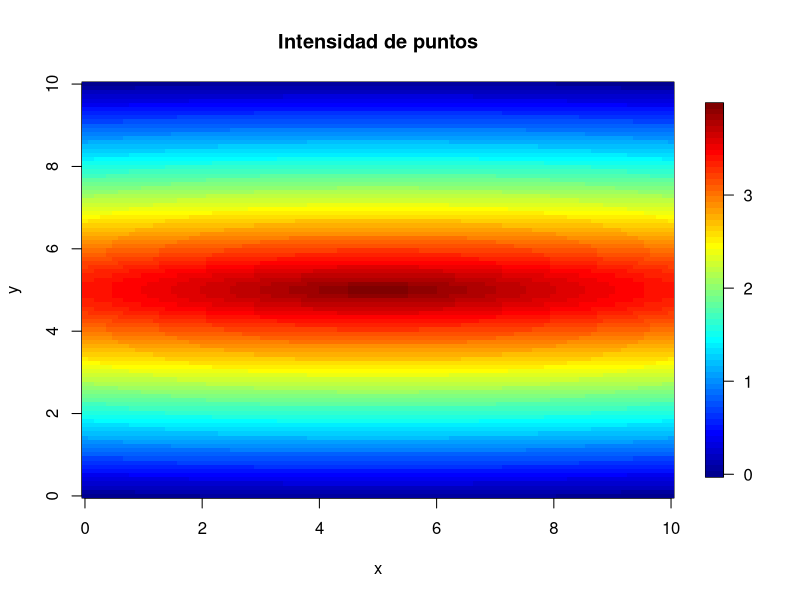
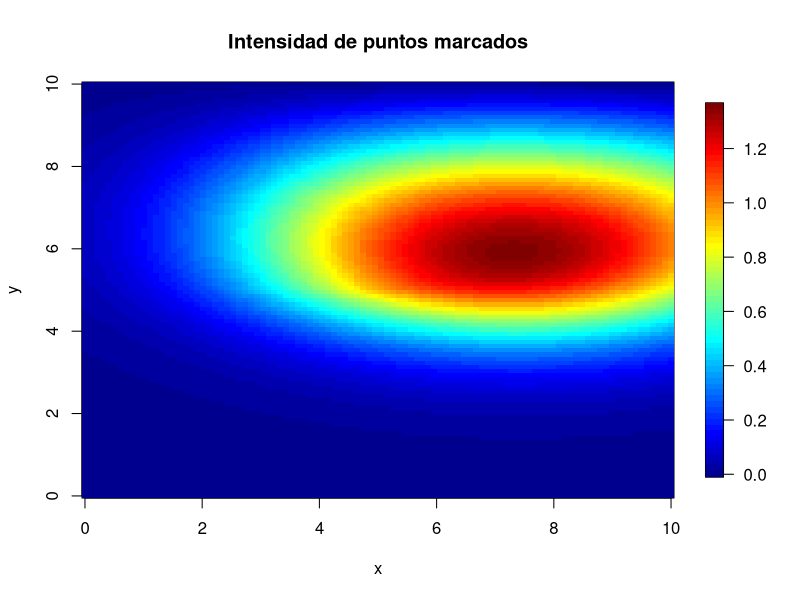
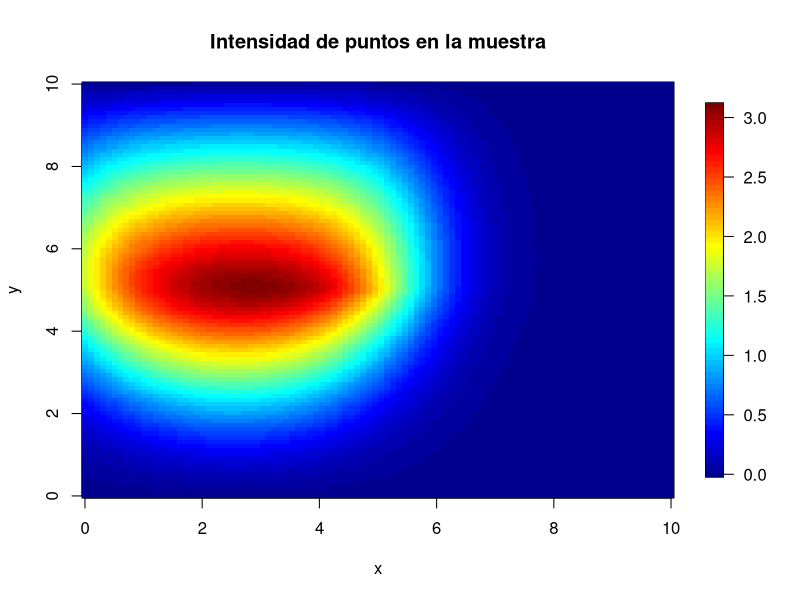
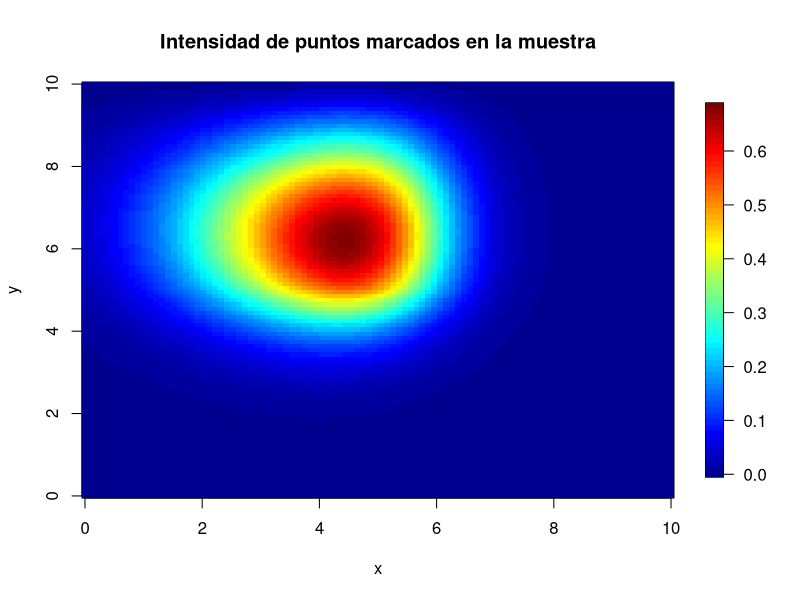
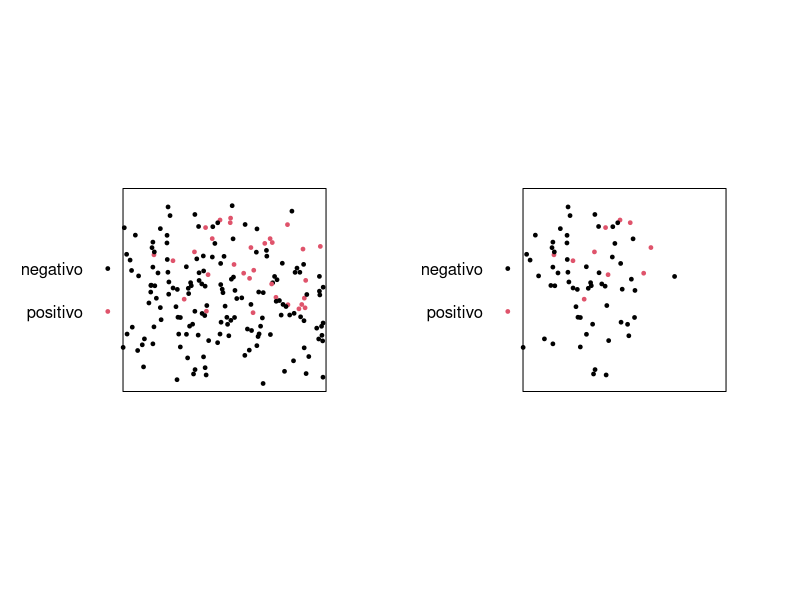
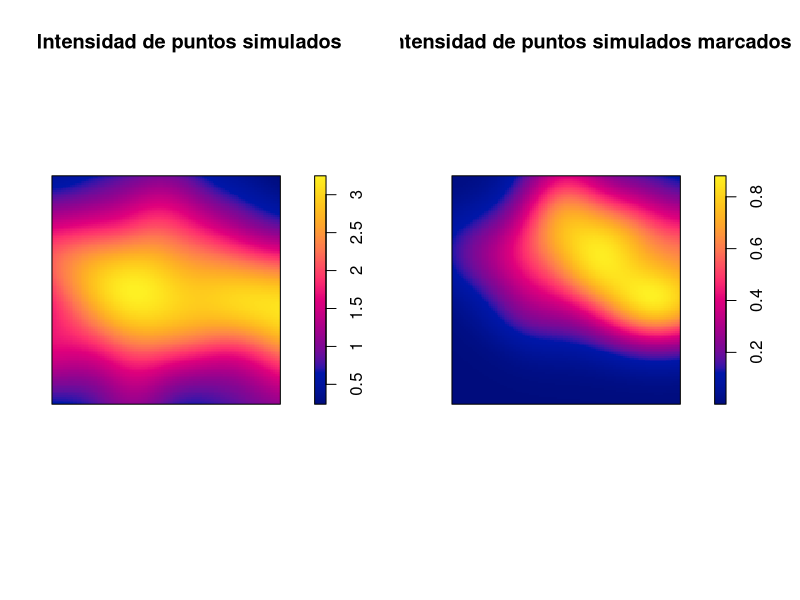
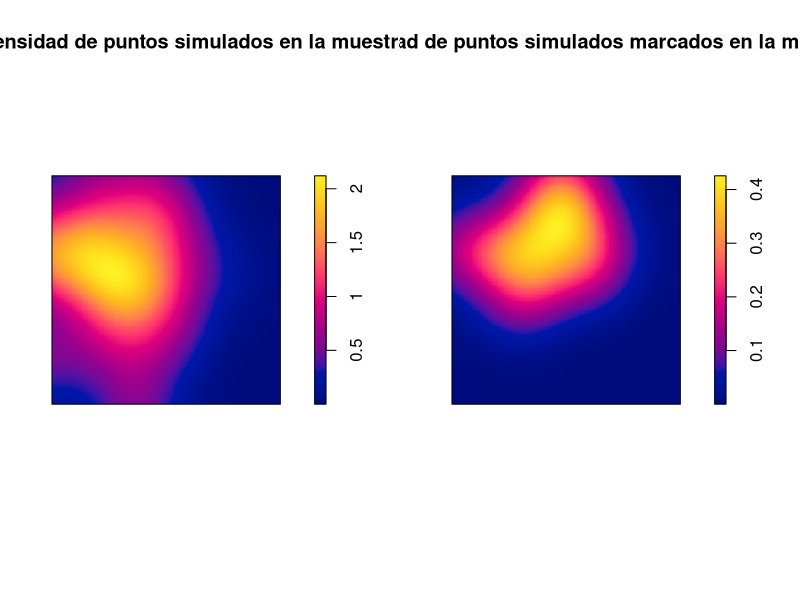
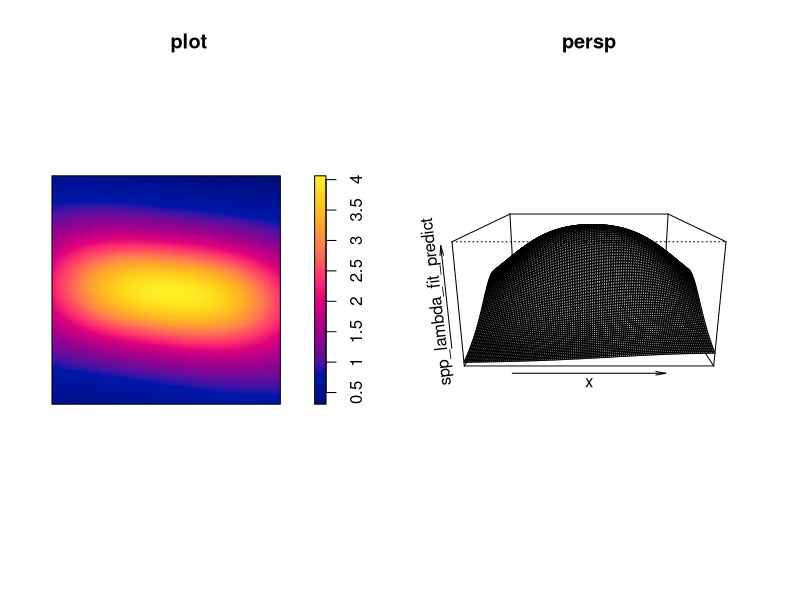

Write the R code that produced these figures, in order.
## ---- chunk 1
knitr::opts_chunk$set(echo = TRUE)
## ---- chunk 2
library(spatstat)
library(fields)
library(mgcv)
library(psych)
library(pracma)
library(splines)
## ---- chunk 3
lambda_fun <- function(x,y){return(c_lambda-c_lambda*(a_lambda*(x-h_lambda)^2+b_lambda*(y-k_lambda)^2)^0.5/((a_lambda*(h_lambda)^2+b_lambda*(k_lambda)^2)^0.5))}

theta_fun <- function(x,y){
  return(1/(1+exp(-(c_theta+a_theta* (x-h_theta)^2+b_theta*(y-k_theta)^2))))}

pi_fun <- function(x,y){
  return(1/(1+exp(-(c_pi+a_pi * (x-h_pi)^2+b_pi*(y-k_pi)^2))))}

lambda_theta_fun <- function(x,y){return((c_lambda-c_lambda*(a_lambda*(x-h_lambda)^2+b_lambda*(y-k_lambda)^2)^0.5/((a_lambda*(h_lambda)^2+b_lambda*(k_lambda)^2)^0.5))*1/(1+exp(-(c_theta+a_theta*(x-h_theta)^2+b_theta*(y-k_theta)^2))))}

lambda_pi_fun <- function(x,y){return((c_lambda-c_lambda*(a_lambda*(x-h_lambda)^2+b_lambda*(y-k_lambda)^2)^0.5/((a_lambda*(h_lambda)^2+b_lambda*(k_lambda)^2)^0.5))* 1/(1+exp(-(c_pi+a_pi*(x-h_pi)^2+b_pi*(y-k_pi)^2))))}

lambda_theta_pi_fun <- function(x,y){return((c_lambda-c_lambda*(a_lambda*(x-h_lambda)^2+b_lambda*(y-k_lambda)^2)^0.5/((a_lambda*(h_lambda)^2+b_lambda*(k_lambda)^2)^0.5))*1/(1+exp(-(c_theta+a_theta*(x-h_theta)^2+b_theta*(y-k_theta)^2)))*1/(1+exp(-(c_pi+a_pi*(x-h_pi)^2+b_pi*(y-k_pi)^2))))}

## ---- chunk 4
h_lambda <- 5
k_lambda <- 5
a_lambda <- 1/4
b_lambda <- 10
c_lambda <- 4
h_theta <- 7.5
k_theta <- 7.5
a_theta <- -1/16
b_theta <- -1/8
c_theta <- 0
h_pi <- 2.5
k_pi <- 7.5
a_pi <- -1/4
b_pi <- -1/16
c_pi <- 2  
## ---- chunk 5
xseq <- seq(0, 10, length.out = 100)
yseq <- seq(0, 10, length.out = 100)
grid <- expand.grid(xseq, yseq)
z <- lambda_fun(grid[,1],grid[,2])
zmat <- matrix(z, 100, 100)
fields::image.plot(xseq, yseq, zmat, xlab = "x", ylab = "y", main = "Intensidad de puntos")

z <- lambda_theta_fun(grid[,1],grid[,2])
zmat <- matrix(z, 100, 100)
fields::image.plot(xseq, yseq, zmat, xlab = "x", ylab = "y", main = "Intensidad de puntos marcados")

z <- lambda_pi_fun(grid[,1],grid[,2])
zmat <- matrix(z, 100, 100)
fields::image.plot(xseq, yseq, zmat, xlab = "x", ylab = "y", main = "Intensidad de puntos en la muestra")

z <- lambda_theta_pi_fun(grid[,1],grid[,2])
zmat <- matrix(z, 100, 100)
fields::image.plot(xseq, yseq, zmat, xlab = "x", ylab = "y", main = "Intensidad de puntos marcados en la muestra")
## ---- chunk 6
cat(pracma::integral2(lambda_fun,xmin = 0,xmax=10,ymin = 0,ymax=10)$Q)
## ---- chunk 7
cat(pracma::integral2(lambda_theta_fun,xmin = 0,xmax=10,ymin = 0,ymax=10)$Q)
## ---- chunk 8
cat(pracma::integral2(lambda_pi_fun,xmin = 0,xmax=10,ymin = 0,ymax=10)$Q)
## ---- chunk 9
cat(pracma::integral2(lambda_theta_pi_fun,xmin = 0,xmax=10,ymin = 0,ymax=10)$Q)
## ---- chunk 10
cat(pracma::integral2(lambda_theta_fun,xmin = 0,xmax=10,ymin = 0,ymax=10)$Q/pracma::integral2(lambda_fun,xmin = 0,xmax=10,ymin = 0,ymax=10)$Q)
## ---- chunk 11
cat(pracma::integral2(lambda_theta_pi_fun,xmin = 0,xmax=10,ymin = 0,ymax=10)$Q/pracma::integral2(lambda_pi_fun,xmin = 0,xmax=10,ymin = 0,ymax=10)$Q)
## ---- chunk 12
set.seed(123)
win <- owin(xrange = c(0, 10), yrange = c(0, 10))
spp <- rpoispp(lambda = lambda_fun, win = win)
props <- theta_fun(spp$x,spp$y)
marks(spp) <- factor(sapply(props, function(x) rbinom(1, 1, x)),
                     labels = c("negativo","positivo"))
props <- pi_fun(spp$x,spp$y)
spp_sample <- spp[sapply(props, function(x) rbinom(1, 1, x)) == 1]
## ---- chunk 13
par(mfrow = c(1, 2))
plot(spp, cols=c(1:2), pch = 19, cex=0.5, main="")
plot(spp_sample, cols=c(1:2), pch = 19, cex=0.5, main="")
## ---- chunk 14
plot(density(spp), main = "Intensidad de puntos simulados")
plot(density(spp[spp$marks=="positivo"]), main = "Intensidad de puntos simulados marcados")
plot(density(spp_sample), main = "Intensidad de puntos simulados en la muestra")
plot(density(spp_sample[spp_sample$marks=="positivo"]), main = "Intensidad de puntos simulados marcados en la muestra")
## ---- chunk 15
cat(spp$n)
## ---- chunk 16
cat(spp[spp$marks=="positivo"]$n)
## ---- chunk 17
cat(spp_sample$n)
## ---- chunk 18
cat(spp_sample[spp_sample$marks=="positivo"]$n)
## ---- chunk 19
cat(spp[spp$marks=="positivo"]$n/spp$n)
## ---- chunk 20
cat(spp_sample[spp_sample$marks=="positivo"]$n/spp_sample$n)
## ---- chunk 21
N_pos <- sum(spp$marks=="positivo") 
N_neg <- sum(spp$marks=="negativo")
n_pos <- sum(spp_sample$marks=="positivo") 
n_neg <- sum(spp_sample$marks=="negativo")
rho <- (n_pos*N_neg)/(N_pos*n_neg)
rho
n_pos/ (n_pos + n_neg*rho)
## ---- chunk 22
temporal <- marks(spp)
marks(spp) <- NULL
spp_lambda_fit <- ppm(spp ~ s(x,y,k=6), use.gam=TRUE)
summary(spp_lambda_fit)
spp_lambda_fit_predict <- predict(spp_lambda_fit)
marks(spp) <- temporal
## ---- chunk 23
rm(temporal)
## ---- chunk 24
plot(spp_lambda_fit_predict,main="plot")
persp(spp_lambda_fit_predict,main="persp")
## ---- chunk 25
theta_fit_gam <- mgcv::gam(marks~s(x,y,bs="ad",k=7), family = binomial(link="logit"), data=spp_sample)
summary(theta_fit_gam)
plot(theta_fit_gam)
z <- psych::logistic(predict(theta_fit_gam, newdata=data.frame(x=grid[,1], y=grid[,2])))
zmat <- matrix(z, 100, 100)
fields::image.plot(xseq, yseq, zmat, xlab = "x", ylab = "y", main = "")
## ---- chunk 26
select <- c()
for (i in 1:spp$n) {
  select <- rbind(select,sum((spp$x[i] == spp_sample$x) & (spp$y[i] == spp_sample$y)))
}
spp_selection <- as.data.frame(cbind(select,spp$x,spp$y))
names(spp_selection) <- c("select","x","y")
spp_selection$select <- factor(spp_selection$select)
spp_selection$select <- factor(spp_selection$select,labels = c("no","si"),levels = c(0,1))
## ---- chunk 27
pi_fit_gam <- mgcv::gam(select~s(x,y,bs="ad",k=7), family = binomial(link="logit"), data=spp_selection)
summary(pi_fit_gam)
plot(pi_fit_gam)
z <- psych::logistic(predict(pi_fit_gam, newdata=data.frame(x=grid[,1], y=grid[,2])))
zmat <- matrix(z, 100, 100)
fields::image.plot(xseq, yseq, zmat, xlab = "x", ylab = "y", main = "")
